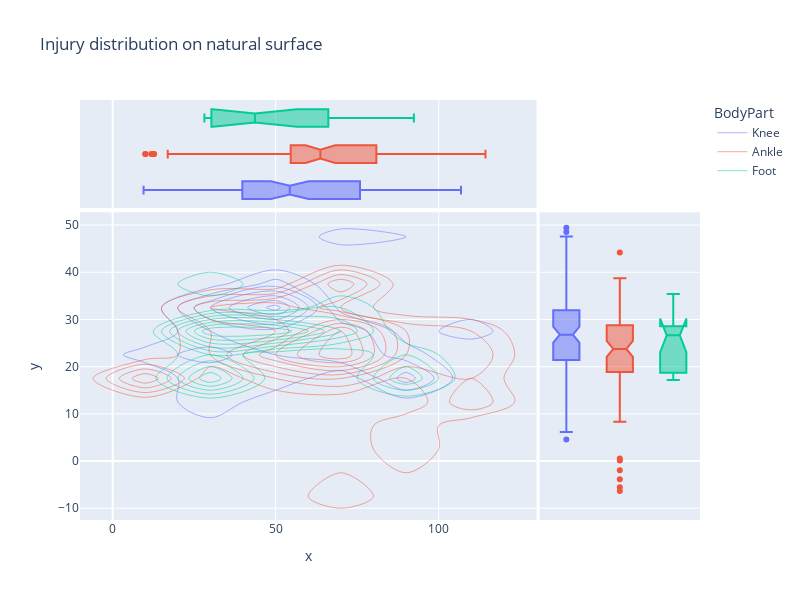
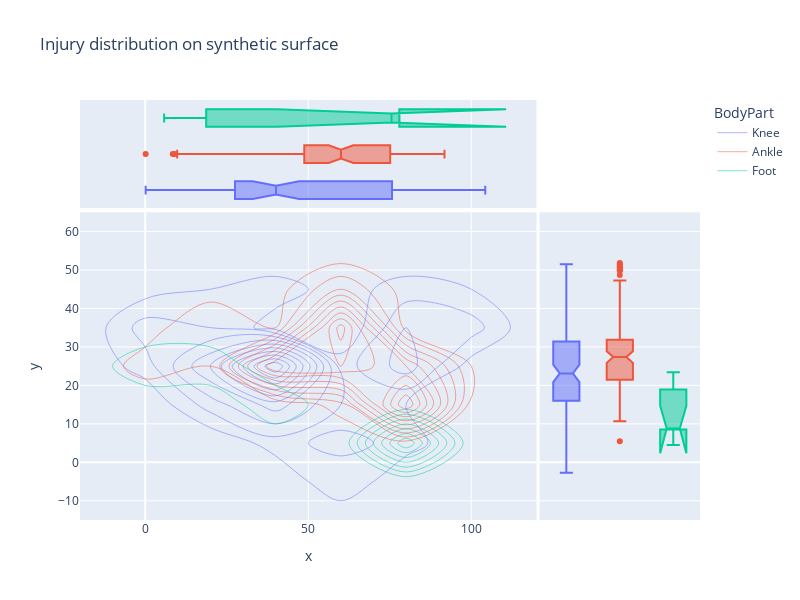

The notebook cell saved with these charts, in order:
### Code cell
fig = px.density_contour(injured_nat, x="x", y="y", color="BodyPart", marginal_x="box", marginal_y="box",width=800, height=600,title="Injury distribution on natural surface")
fig.show()
fig.write_image("graphs/Injury distribution on natural surface.png")
bruh = px.density_contour(injured_syn, x="x", y="y", color="BodyPart", marginal_x="box", marginal_y="box",width=800, height=600, title="Injury distribution on synthetic surface")
bruh.show()
bruh.write_image("graphs/Injury distribution on synthetic surface.png")
